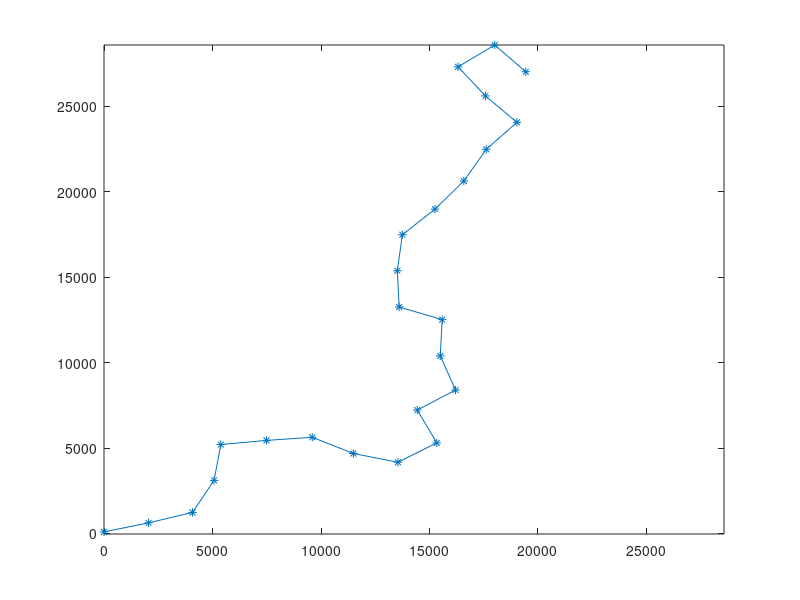

Write MATLAB code to recreate this figure.
%% Generate pipe segments for the ships and UUVs to follow
clc;clear;close all;
% Range where pipeline begins
x_range = [-100,100];
y_range = [-25,100];

% Initial point of pipeline
x_init = x_range(1) + (x_range(2) - x_range(1)).*rand(1,1);
y_init = y_range(1) + (y_range(2) - y_range(1)).*rand(1,1);
p_init = [x_init,y_init];

% number of points (number of line segments = p_N - 1)
p_N = 25;

% max length of pipe (along axes, triangle may be larger)
% For actual UUV
% L_max = 500;
% L_min = 25; 
% For mariner
L_max = 1500;
L_min = 1500; 
L_hyp = sqrt(L_max^2 + L_min^2);

% List of begin-end points for pipes
p_list = zeros(p_N,2);
p_list(1,:) = p_init;

% List of angles
angle_list = zeros(p_N-1,1);
%angle_list(1,:) = 0; % degrees

% Angle limits 
theta_min = deg2rad(-180);
theta_max = deg2rad(180);
%theta_dot_max = deg2rad(90);

any_bad = 0; % check if bad angles are generated (not allowed in simulation)

opt_intersect = 0; % check if segments intersect

%figure; hold on;

for i_p = 2 : p_N
    %clc;
    L_x = L_min + (L_max - L_min) * rand(1,1);
    L_y = L_min + (L_max - L_min) * rand(1,1);
    
    bad_angle = 1;
    while bad_angle
        %'trying new points'
        theta = theta_min + (theta_max - theta_min) * rand(1,1);
        rot_theta = [cos(theta) -sin(theta); sin(theta) cos(theta)];
        
        p_next = p_list(i_p - 1,:) + [L_x,L_y] * rot_theta;
        diff_next = p_next - p_list(i_p-1,:);
        angle_next = rad2deg(atan2(diff_next(2),diff_next(1)));
        angle_change = angle_next - angle_list(i_p-1);
        if abs(angle_next - angle_list(i_p-1)) < 90
            bad_angle = 0;
            fprintf('Good angle %f\n', angle_next);
        else
            fprintf('No, I do not like that one\n')
        end       
%         if opt_intersect
%             for i_theta = 1 : i_p - 1
%                 %if norm(p_next - p_list(i_theta,:),2) <= L_hyp
%                     % check intersection of nearby line segments
%                     %ls1 = polyshape(p_next, p_list(i_theta,:) + p_next);
%                     %ls1
% 
%                     for i_int = 2 : i_p - 1
%                         %ls2 = polyshape(p_list(i_int - 1,: ), p_list(i_int - 1, :) + p_list(i_int,:) );
% 
%                         %ls_int = intersect(ls1,ls2);
%                         ls_int = polyxpoly( p_next, p_list(i_theta,:) , p_list(i_int - 1,: ), p_list(i_int,:) );
% 
%                         %plot(p_next, p_list(i_theta,:) , p_list(i_int - 1,: ), p_list(i_int,:));
% 
%                         if ~isempty(ls_int)
%                             any_bad = 1;
%                             break;
%                         else
%                             bad_angle = 0;
%                         end
%                     end
% 
%                     if any_bad
%                         bad_angle = 1;
%                         any_bad = 0;
%                         break;
%                     end
%                 %end
%                 %if norm(p_next - p_list(i_theta,:),2) < L_hyp
%                 %    bad_angle = bad_angle && 0;
%                 %    break;
%                 %end
%             end
%         else
%             bad_angle = 0
%         end
    end
    angle_list(i_p) = angle_next;
    p_list(i_p,:) = p_next;
    fprintf('Adding next segment...\n')
    plot(p_list(1:i_p,1), p_list(1:i_p,2),'*-');
    axis([min(min(p_list)),max(max(p_list)),min(min(p_list)),max(max(p_list))]);
    %pause;
end

angle_list = [angle_list(2:end);0];

%plot(p_list(:,1), p_list(:,2),'*-');
% mm = max(max(abs(p_list))); 
% axis([-mm mm -mm mm]) % Fix axis dimensions so plot figure is square